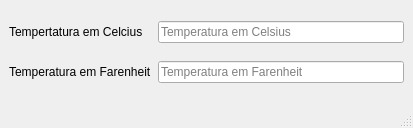
<?xml version="1.0" encoding="UTF-8"?>
<ui version="4.0">
 <class>MainWindow</class>
 <widget class="QMainWindow" name="MainWindow">
  <property name="geometry">
   <rect>
    <x>0</x>
    <y>0</y>
    <width>413</width>
    <height>128</height>
   </rect>
  </property>
  <property name="windowTitle">
   <string>MainWindow</string>
  </property>
  <widget class="QWidget" name="centralwidget">
   <layout class="QHBoxLayout" name="horizontalLayout">
    <item>
     <layout class="QGridLayout" name="gridLayout">
      <item row="1" column="1">
       <widget class="QLineEdit" name="edtFarenheit">
        <property name="placeholderText">
         <string>Temperatura em Farenheit</string>
        </property>
       </widget>
      </item>
      <item row="1" column="0">
       <widget class="QLabel" name="label_2">
        <property name="text">
         <string>Temperatura em Farenheit</string>
        </property>
       </widget>
      </item>
      <item row="0" column="0">
       <widget class="QLabel" name="label">
        <property name="text">
         <string>Tempertatura em Celcius</string>
        </property>
       </widget>
      </item>
      <item row="0" column="1">
       <widget class="QLineEdit" name="edtCelsius">
        <property name="placeholderText">
         <string>Temperatura em Celsius</string>
        </property>
       </widget>
      </item>
     </layout>
    </item>
   </layout>
  </widget>
  <widget class="QMenuBar" name="menubar">
   <property name="geometry">
    <rect>
     <x>0</x>
     <y>0</y>
     <width>413</width>
     <height>25</height>
    </rect>
   </property>
  </widget>
  <widget class="QStatusBar" name="statusbar"/>
 </widget>
 <resources/>
 <connections/>
</ui>
